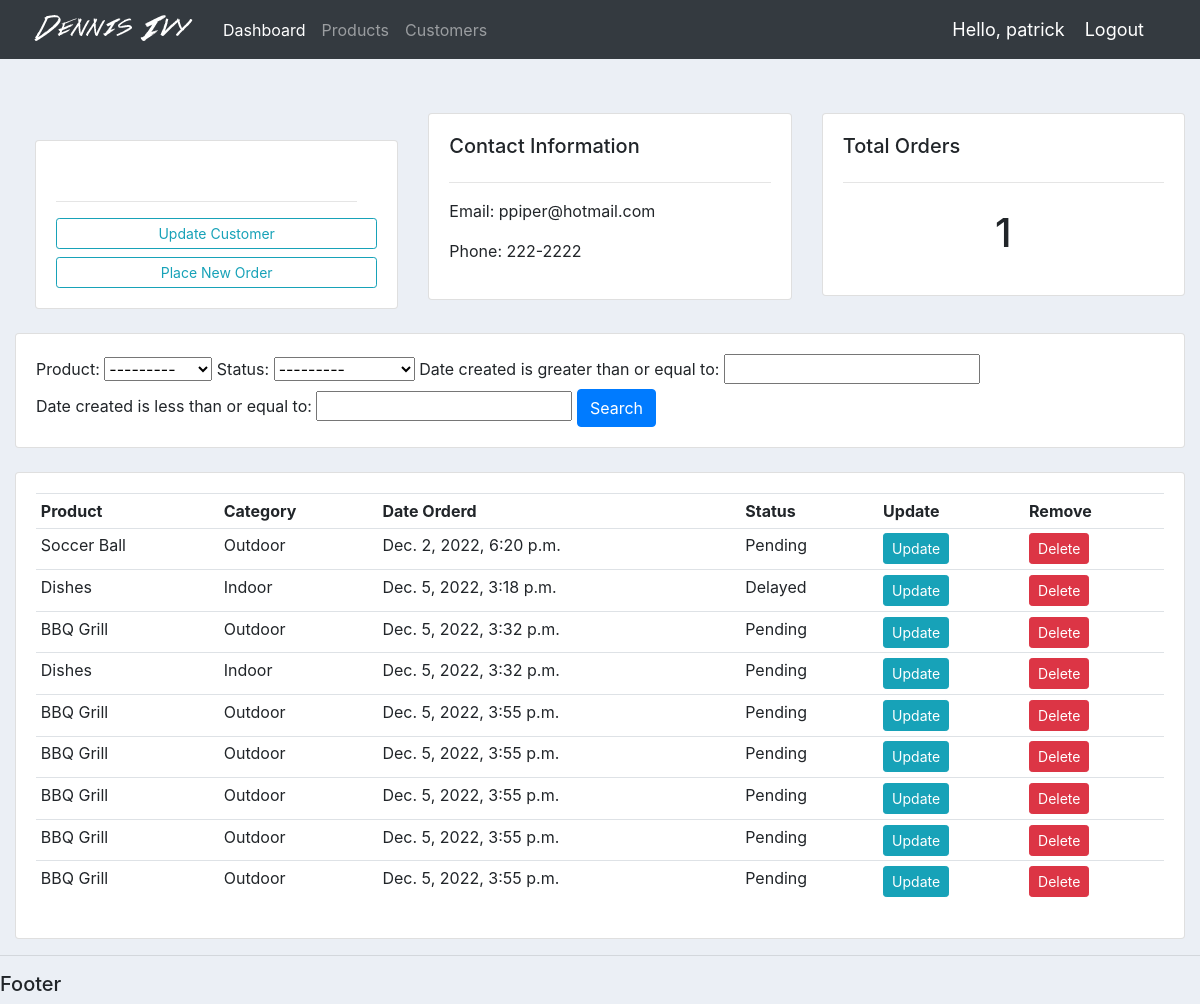
The page /customer/2/ (signed in) on the database its author committed.
### accounts/models.py (models this page shows, shortened)
class Customer(models.Model):
    name = models.CharField(max_length=200, null=True)
    phone = models.CharField(max_length=200, null=True)
    email = models.CharField(max_length=200, null=True)
    date_created = models.DateTimeField(auto_now_add=True, null=True)

class Order(models.Model):
    STATUS = (
        ('Pending', 'Pending'),
        ('Out for Delivery', 'Out for Delivery'),
        ('Delayed', 'Delayed'),
        ('Delivered', 'Delivered'),
    )
    customer = models.ForeignKey(Customer, null=True, on_delete=models.SET_NULL)       # Set equal to parent model, order will remain as Null with deletion
    product = models.ForeignKey(Product, null=True, on_delete=models.SET_NULL)
    date_created = models.DateTimeField(auto_now_add=True, null=True)
    status = models.CharField(max_length=200, null=True, choices=STATUS)

class Product(models.Model):
    CATEGORY= (
        ('Indoor', 'Indoor'),
        ('Outdoor', 'Outdoor'),
    )
    name = models.CharField(max_length=200, null=True)
    price = models.FloatField(null=True)
    category = models.CharField(max_length=200, null=True, choices=CATEGORY)
    description = models.CharField(max_length=200, null=True, blank=True)
    date_created = models.DateTimeField(auto_now_add=True, null=True)
    tags = models.ManyToManyField(Tag)
    def __str__(self):
        return self.name

### accounts/decorators.py (the view)
        def wrapper_func(request, *args, **kwargs):
            group = None
            if request.user.groups.exists():
                group = request.user.groups.all()[0].name
            if group in allowed_roles:
                return view_func(request, *args, **kwargs)
            else:
                return HttpResponse('You are not authorized to view this page')

### accounts/views.py (called while the page is built)
@login_required(login_url='login')
@allowed_users(allowed_roles=['admin'])
def customer(request, primary_key):
    customer = Customer.objects.get(id=primary_key)
    orders = customer.order_set.all()
    order_count = orders.count()
    myFilter = OrderFilter()
    orders = myFilter.qs
    context = {'customer': customer, 'orders': orders, 'order_count': order_count,
               'myFilter': myFilter}
    return render(request, 'accounts/customer.html', context)

### accounts/templates/accounts/customer.html
{% extends 'accounts/main.html' %}
{% block content %}
<br>
<div class="row">
	<div class="col-md">
		<div class="card card-body">
			<h5>Customer:</h5>
			<hr>
			<a class="btn btn-outline-info  btn-sm btn-block" href="">Update Customer</a>
			<a class="btn btn-outline-info  btn-sm btn-block" href="{% url 'create_order' customer.id %}">Place New Order</a>
		</div>
	</div>
	<div class="col-md">
		<div class="card card-body">
			<h5>Contact Information</h5>
			<hr>
			<p>Email: {{customer.email}}</p>
			<p>Phone: {{customer.phone}}</p>
		</div>
	</div>
	<div class="col-md">
		<div class="card card-body">
			<h5>Total Orders</h5>
			<hr>
			<h1 style="text-align: center;padding: 10px">{{order_count}}</h1>
		</div>
	</div>
</div>
<br>
<div class="row">
	<div class="col">
		<div class="card card-body">
			<form method="get">
				{{myFilter.form}}
		    <button class="btn btn-primary" type="submit">Search</button>
		  </form>
		</div>
	</div>
</div>
<br>
<div class="row">
	<div class="col-md">
		<div class="card card-body">
			<table class="table table-sm">
				<tr>
					<th>Product</th>
					<th>Category</th>
					<th>Date Orderd</th>
					<th>Status</th>
					<th>Update</th>
					<th>Remove</th>
				</tr>
				{% for order in orders %}
				<tr>
					<td>{{order.product}}</td>
					<td>{{order.product.category}}</td>
					<td>{{order.date_created}}</td>
					<td>{{order.status}}</td>
					<td><a class="btn btn-sm btn-info" href="{% url 'update_order' order.id %}">Update</a></td>
					<td><a class="btn btn-sm btn-danger" href="{% url 'delete_order' order.id %}">Delete</a></td>
				</tr>
				{% endfor %}
			</table>
		</div>
	</div>
</div>
{% endblock %}

### accounts/templates/accounts/navbar.html (shortened to what this page needs)
{% load static %}
<nav class="navbar navbar-expand-lg navbar-dark bg-dark">
    <img src="{% static 'images/logo.png' %}">
    <div class="collapse navbar-collapse" id="navbarNav">
      <ul class="navbar-nav">
        {% if request.user.is_staff %}
        <li class="nav-item active">
          <a class="nav-link" href="{% url 'home' %}">Dashboard</a>
        </li>
        <li class="nav-item">
          <a class="nav-link" href="{% url 'products' %}">Products</a>
        </li>
        <li class="nav-item">
          <a class="nav-link" href="#">Customers</a>
        </li>
        {% endif %}
      </ul>
    </div>
    <span class="hello-msg">Hello, {{request.user}} </span>
    <span><a class="hello-msg" href="{% url 'logout' %}">Logout</span>
  </nav>

### static/css/main.css (style rules this page uses)
body { background-color: #ebeff5; }

### accounts/templates/accounts/navbar.html (style rules this page uses)
.hello-msg { font-size: 18px; color: #fff; margin-right: 20px; }

### rows shown on the page
Customer: email "ppiper@hotmail.com", phone "222-2222"
Order: product "Soccer Ball", product.category "Outdoor", date_created "Dec. 2, 2022, 6:20 p.m.", status "Pending"
Order: product "Dishes", product.category "Indoor", date_created "Dec. 5, 2022, 3:18 p.m.", status "Delayed"
Order: product "BBQ Grill", product.category "Outdoor", date_created "Dec. 5, 2022, 3:32 p.m.", status "Pending"
Order: product "Dishes", product.category "Indoor", date_created "Dec. 5, 2022, 3:32 p.m.", status "Pending"
Order: product "BBQ Grill", product.category "Outdoor", date_created "Dec. 5, 2022, 3:55 p.m.", status "Pending"
Order: product "BBQ Grill", product.category "Outdoor", date_created "Dec. 5, 2022, 3:55 p.m.", status "Pending"
Order: product "BBQ Grill", product.category "Outdoor", date_created "Dec. 5, 2022, 3:55 p.m.", status "Pending"
Order: product "BBQ Grill", product.category "Outdoor", date_created "Dec. 5, 2022, 3:55 p.m.", status "Pending"
Order: product "BBQ Grill", product.category "Outdoor", date_created "Dec. 5, 2022, 3:55 p.m.", status "Pending"

### other values the page prints
{{ request.user }} "patrick"
{{ order_count }} "1"
